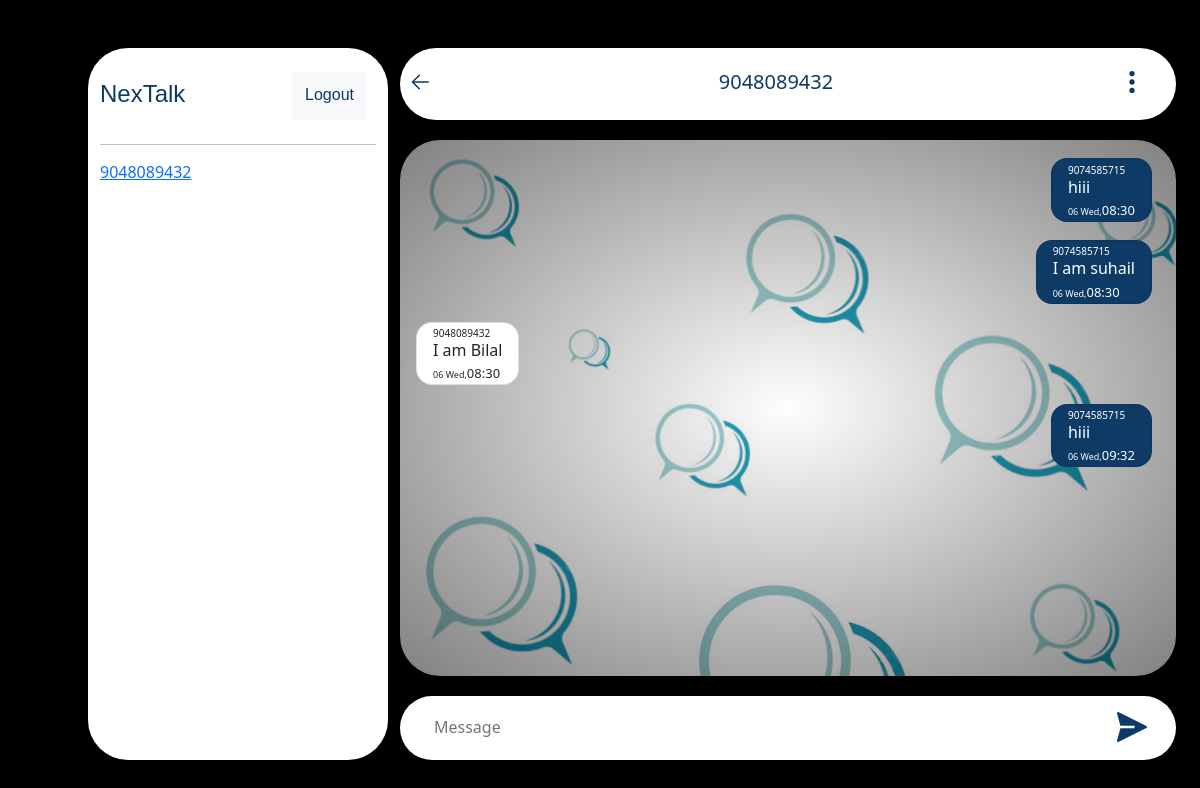
Page /5 (signed in) on the earlier database version.
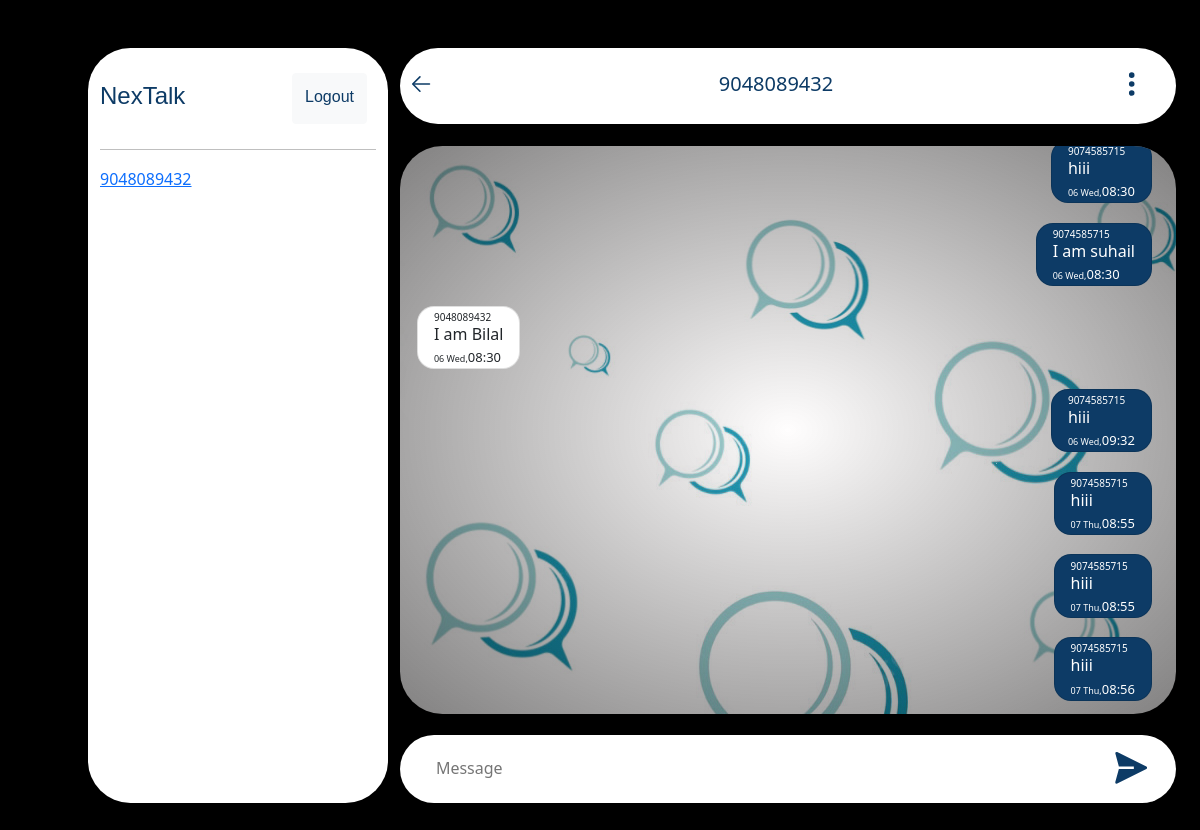
Same page on the later database version.
### chat/models.py (models this page shows)
class Thread(models.Model):
    first_person = models.ForeignKey(User, on_delete=models.CASCADE, null=True, blank=True, related_name='thread_first_person')
    second_person = models.ForeignKey(User, on_delete=models.CASCADE, null=True, blank=True,
                                     related_name='thread_second_person')
    updated = models.DateTimeField(auto_now=True)
    timestamp = models.DateTimeField(auto_now_add=True)
    objects = ThreadManager()
    class Meta:
        unique_together = ['first_person', 'second_person']

class ChatMessage(models.Model):
    thread = models.ForeignKey(Thread, null=True, blank=True, on_delete=models.CASCADE, related_name='chatmessage_thread')
    sended_by = models.ForeignKey(User, on_delete=models.CASCADE,related_name='sended')
    sended_to = models.ForeignKey(User, on_delete=models.CASCADE,related_name='recieved')
    message = models.TextField()
    timestamp = models.DateTimeField(auto_now_add=True)

### chat/views.py (the view)
# urls.py: path('<slug:slug>',views.room,name='room'),
def room(request,slug):
    if request.user.is_authenticated:
        tr=Thread.objects.filter(id=slug)
        threads=Thread.objects.by_user(user=request.user)
        threadid = Thread.objects.filter(id=slug).first()
        msg=ChatMessage.objects.filter(thread=threadid).order_by('timestamp')
        context = {
            'Threads': threads,
            'msg':msg,
            'thread':tr
        }
        return render(request,'chat.html',context)
    else:
        return redirect('login')

### chat/models.py (called while the page is built)
    def by_user(self, **kwargs):
        user = kwargs.get('user')
        lookup = Q(first_person=user) | Q(second_person=user)
        qs = self.get_queryset().filter(lookup).distinct()
        return qs

### templates/chat.html (shortened to what the changed rows need)
{% extends "common.html" %}
{% block content %}
<div class="row mt-5 mb-1">
    <div class="col-md-3 chat-list vanish">
        <div class="chat-id">
            <div class="row">
                {% for thread in Threads %}
                {% if thread.first_person.username == request.user.username %}
                <div class="col-12">
                    <a href="{% url "room" thread.id %}" class="room-names">
                        <span>{{ thread.second_person.username }}</span>
                    </a>
                </div>
                {% else %}
                <div class="col-12">
                    <a href="{% url "room" thread.id %}" class="room-names">
                        <span>{{ thread.first_person.username }}</span>
                    </a>
                </div>
                {% endif %}
                {% endfor %}
            </div>
        </div>
    </div>
    <div class="col-11 col-md-8 col-md-8">
            <div class="head">
                <div class="row">
                    <div class="col-8 col-lg-10 d-flex justify-content-center align-items-center">
                        {% for i in thread %}
                        {% if i.second_person.username == request.user.username %}
                        <h5 class="head-name">{{i.first_person}}</h5>
                        {% else %}
                        <h5 class="head-name">{{i.second_person}}</h5>
                        {% endif %}
                        {% endfor %}
                    </div>
                </div>
            </div>
            <div class="chat-msg" id="chat-ht">
                {% for i in msg %}
                {% if i.sended_by.username == request.user.username %}
                <div class="row">
                    <div class="col-4 col-md-6"></div>
                    <div class="col-8 col-md-6">
                        <div class="card"
                            style="margin: 2.3vh 0 0 2vh;border-radius:2vh;width: fit-content;float: right;background: #0d3b66;color: white;">
                            <div class="card-body" style="padding: 0.2rem 1rem 0 1rem ;height: fit-content;">
                                <p style="font-size: x-small;">{{i.sended_by.username}}</p>
                                <h5 style="margin-top: -1rem;font-size: medium;margin-bottom: 0;">{{i.message}}</h5>
                                <span
                                    style="font-size: xx-small;padding-top: -1rem;margin-top: -1rem;">{{i.timestamp|date:"d D" }},<span style="font-size: small;">{{i.timestamp|time:"H:i"}}</span></span>
                            </div>
                        </div>
                    </div>
                </div>
                {% endif %}
                {% if i.sended_to.username == request.user.username %}
                <div class="row">
                    <div class="col-8 col-md-6">
                        <div class="card"
                            style="margin: 2.3vh 0 0 2vh;border-radius:2vh;width: fit-content;">
                            <div class="card-body" style="padding: 0.2rem 1rem 0 1rem ;height: fit-content;">
                                <p style="font-size: x-small;">{{i.sended_by.username}}</p>
                                <h5 style="margin-top: -1rem;font-size: medium;margin-bottom: 0;">{{i.message}}</h5>
                                <span
                                    style="font-size: xx-small;padding-top: -1rem;margin-top: -1rem;">{{i.timestamp|date:"d D" }},<span style="font-size: small;">{{i.timestamp|time:"H:i"}}</span></span>
                            </div>
                        </div>
                    </div>
                </div>
                {% endif %}
                {% endfor %}
            </div>
        </div>
</div>
{% endblock content %}

Differences in the rows shown:
added ChatMessage: sended_by.username "9074585715", message "hiii", timestamp "07 Thu", timestamp "08:55"
added ChatMessage: sended_by.username "9074585715", message "hiii", timestamp "07 Thu", timestamp "08:55"
added ChatMessage: sended_by.username "9074585715", message "hiii", timestamp "07 Thu", timestamp "08:56"
